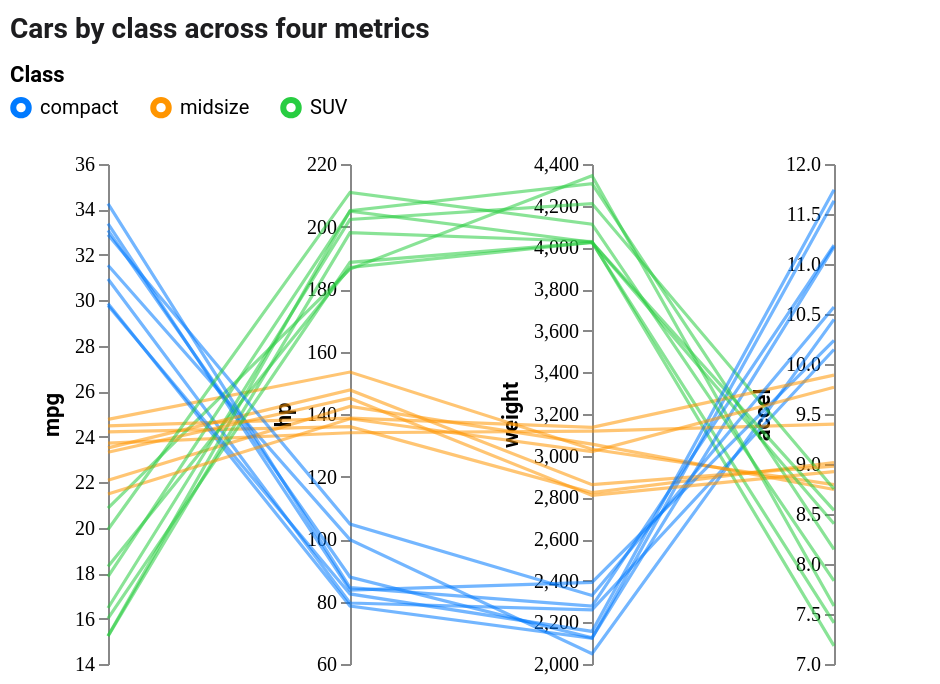

Vega-Lite specification stored for this chart:
### Vega specification from a JSON file in a GitHub repository (floating-point values rounded to 4 significant figures)
{"$schema": "https://vega.github.io/schema/vega/v5.json", "width": 460, "height": 250, "padding": {"top": 8, "left": 5, "right": 5, "bottom": 5}, "background": "#FFFFFF", "config": {"axis": {"labelFont": "Roboto Mono", "titleFont": "Roboto"}}, "data": [{"name": "cars", "values": [{"id": 0, "class": "compact", "mpg": 30.94, "hp": 79.53, "weight": 2260.0, "accel": 10.14}, {"id": 1, "class": "midsize", "mpg": 24.22, "hp": 136.0, "weight": 2823.0, "accel": 9.015}, {"id": 2, "class": "SUV", "mpg": 15.22, "hp": 198.0, "weight": 4028.0, "accel": 7.181}, {"id": 3, "class": "compact", "mpg": 31.55, "hp": 99.81, "weight": 2050.0, "accel": 10.45}, {"id": 4, "class": "midsize", "mpg": 24.76, "hp": 153.4, "weight": 3031.0, "accel": 8.793}, {"id": 5, "class": "SUV", "mpg": 20.86, "hp": 186.4, "weight": 4343.0, "accel": 7.579}, {"id": 6, "class": "compact", "mpg": 29.87, "hp": 78.53, "weight": 2123.0, "accel": 11.63}, {"id": 7, "class": "midsize", "mpg": 22.08, "hp": 142.4, "weight": 3056.0, "accel": 8.745}, {"id": 8, "class": "SUV", "mpg": 18.29, "hp": 186.9, "weight": 4024.0, "accel": 7.412}, {"id": 9, "class": "compact", "mpg": 33.08, "hp": 87.83, "weight": 2126.0, "accel": 11.17}, {"id": 10, "class": "midsize", "mpg": 23.72, "hp": 134.0, "weight": 3118.0, "accel": 9.398}, {"id": 11, "class": "SUV", "mpg": 16.46, "hp": 202.2, "weight": 4210.0, "accel": 8.75}, {"id": 12, "class": "compact", "mpg": 33.38, "hp": 83.64, "weight": 2392.0, "accel": 10.24}, {"id": 13, "class": "midsize", "mpg": 23.51, "hp": 147.7, "weight": 2861.0, "accel": 8.978}, {"id": 14, "class": "SUV", "mpg": 15.24, "hp": 205.0, "weight": 4306.0, "accel": 8.146}, {"id": 15, "class": "compact", "mpg": 34.25, "hp": 84.41, "weight": 2278.0, "accel": 11.19}, {"id": 16, "class": "midsize", "mpg": 24.48, "hp": 138.7, "weight": 3136.0, "accel": 9.889}, {"id": 17, "class": "SUV", "mpg": 17.84, "hp": 204.9, "weight": 4024.0, "accel": 8.403}, {"id": 18, "class": "compact", "mpg": 32.88, "hp": 104.8, "weight": 2329.0, "accel": 10.57}, {"id": 19, "class": "midsize", "mpg": 23.31, "hp": 145.1, "weight": 2809.0, "accel": 8.923}, {"id": 20, "class": "SUV", "mpg": 16.01, "hp": 188.5, "weight": 4024.0, "accel": 8.536}, {"id": 21, "class": "compact", "mpg": 29.78, "hp": 82.43, "weight": 2156.0, "accel": 11.74}, {"id": 22, "class": "midsize", "mpg": 21.48, "hp": 138.5, "weight": 3020.0, "accel": 9.767}, {"id": 23, "class": "SUV", "mpg": 19.92, "hp": 210.9, "weight": 4111.0, "accel": 7.831}]}, {"name": "fields", "values": [{"f": "mpg"}, {"f": "hp"}, {"f": "weight"}, {"f": "accel"}]}], "scales": [{"name": "ord", "type": "point", "range": "width", "round": true, "domain": ["mpg", "hp", "weight", "accel"], "padding": 0.4}, {"name": "color", "type": "ordinal", "domain": ["compact", "midsize", "SUV"], "range": ["#007AFF", "#FF9500", "#28CD41"]}, {"name": "mpg", "type": "linear", "range": "height", "zero": false, "nice": true, "domain": {"data": "cars", "field": "mpg"}}, {"name": "hp", "type": "linear", "range": "height", "zero": false, "nice": true, "domain": {"data": "cars", "field": "hp"}}, {"name": "weight", "type": "linear", "range": "height", "zero": false, "nice": true, "domain": {"data": "cars", "field": "weight"}}, {"name": "accel", "type": "linear", "range": "height", "zero": false, "nice": true, "domain": {"data": "cars", "field": "accel"}}], "axes": [{"orient": "left", "scale": "mpg", "title": "mpg", "offset": {"scale": "ord", "value": "mpg", "mult": -1}, "titlePadding": 6}, {"orient": "left", "scale": "hp", "title": "hp", "offset": {"scale": "ord", "value": "hp", "mult": -1}, "titlePadding": 6}, {"orient": "left", "scale": "weight", "title": "weight", "offset": {"scale": "ord", "value": "weight", "mult": -1}, "titlePadding": 6}, {"orient": "left", "scale": "accel", "title": "accel", "offset": {"scale": "ord", "value": "accel", "mult": -1}, "titlePadding": 6}], "marks": [{"type": "group", "from": {"data": "cars"}, "marks": [{"type": "line", "from": {"data": "fields"}, "encode": {"enter": {"x": {"scale": "ord", "field": "f"}, "y": {"scale": {"datum": "f"}, "field": {"parent": {"datum": "f"}}}, "stroke": {"scale": "color", "field": {"parent": "class"}}, "strokeWidth": {"value": 1.6}, "strokeOpacity": {"value": 0.55}}}}]}], "title": {"text": "Cars by class across four metrics", "anchor": "start", "font": "Roboto", "fontSize": 14, "color": "#1D1D1F", "offset": 10}, "legends": [{"stroke": "color", "title": "Class", "orient": "top", "direction": "horizontal", "titleFont": "Roboto", "labelFont": "Roboto", "encode": {"symbols": {"enter": {"strokeWidth": {"value": 3}, "size": {"value": 60}}}}}]}
